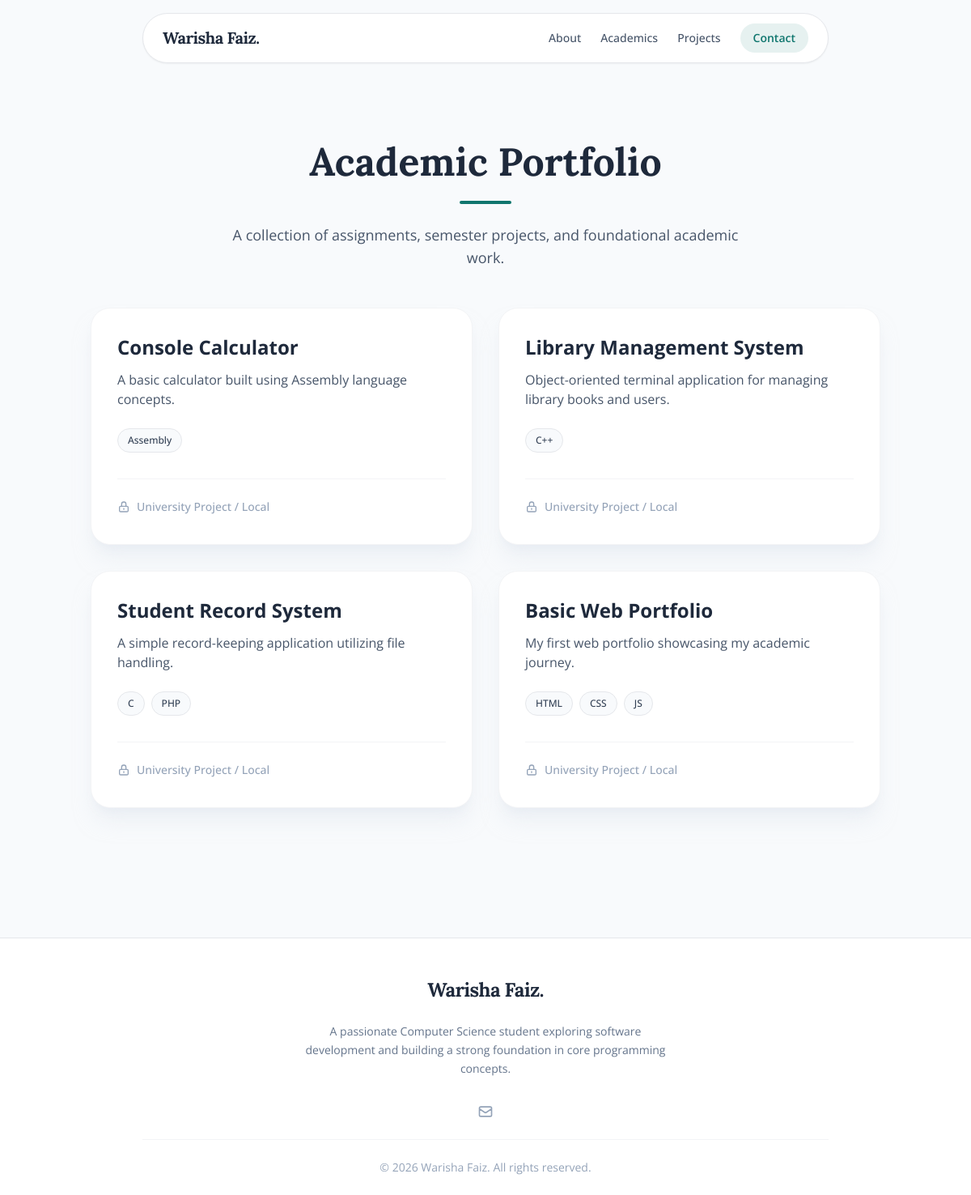
The app's page /portfolio with its own data.
### app/models.py (models this page shows)
class Project(db.Model):
    id = db.Column(db.Integer, primary_key=True)
    title = db.Column(db.String(100), nullable=False)
    description = db.Column(db.Text, nullable=False)
    stack = db.Column(db.String(200), nullable=False) # Comma separated
    live_url = db.Column(db.String(200), nullable=True)
    order = db.Column(db.Integer, default=0)

class SiteSettings(db.Model):
    id = db.Column(db.Integer, primary_key=True)
    name = db.Column(db.String(100), default='Warisha Faiz')
    role = db.Column(db.String(100), default='Computer Science Student')
    location = db.Column(db.String(100), default='Punjab Group of Colleges')
    about_text = db.Column(db.Text, default='A passionate 3rd-semester Computer Science student learning core programming concepts and exploring software development.')
    email = db.Column(db.String(120), default='warisha@placeholder.com')
    github_url = db.Column(db.String(200), default='')
    linkedin_url = db.Column(db.String(200), default='')
    whatsapp = db.Column(db.String(20), default='923277133082')

### app/routes_main.py (the view)
@main.route('/portfolio')
def portfolio():
    settings = SiteSettings.query.first()
    projects = Project.query.order_by(Project.order.asc()).all()
    return render_template('public/portfolio.html', settings=settings, projects=projects)

### app/templates/public/portfolio.html (shortened to what this page needs)
{% extends "base.html" %}
{% block content %}
<section class="space-y-12 pt-12">
    <div class="text-center space-y-6">
        <h1 class="text-5xl font-serif font-bold text-slate-800">Academic Portfolio</h1>
        <div class="w-16 h-1 bg-brand mx-auto rounded-full"></div>
        <p class="text-slate-600 max-w-2xl mx-auto text-lg">
            A collection of assignments, semester projects, and foundational academic work.
        </p>
    </div>
    <div class="grid md:grid-cols-2 gap-8">
        {% for project in projects %}
        <div class="p-8 rounded-3xl bg-white border border-gray-100 shadow-xl shadow-slate-200/50 hover:-translate-y-1 transition-transform group flex flex-col h-full">
            <h3 class="text-2xl font-bold text-slate-800 mb-3 group-hover:text-brand transition-colors">{{ project.title }}</h3>
            <p class="text-slate-600 mb-6 flex-1">{{ project.description }}</p>
            <div class="flex flex-wrap gap-2 mb-8">
                {% for tech in project.stack.split(',') %}
                <span class="px-3 py-1.5 rounded-full bg-slate-50 border border-gray-200 text-xs font-medium text-slate-700">{{ tech.strip() }}</span>
                {% endfor %}
            </div>
            <div class="mt-auto pt-6 border-t border-gray-100">
                {% if project.live_url %}
                <a href="{{ project.live_url }}" target="_blank" class="inline-flex items-center gap-2 text-sm font-semibold text-brand hover:text-teal-800 transition-colors">
                    View Project
                    <svg class="w-4 h-4" fill="none" stroke="currentColor" viewBox="0 0 24 24"><path stroke-linecap="round" stroke-linejoin="round" stroke-width="2" d="M14 5l7 7m0 0l-7 7m7-7H3"></path></svg>
                </a>
                {% else %}
                <span class="inline-flex items-center gap-2 text-sm font-medium text-slate-400">
                    <svg class="w-4 h-4" fill="none" stroke="currentColor" viewBox="0 0 24 24"><path stroke-linecap="round" stroke-linejoin="round" stroke-width="2" d="M12 15v2m-6 4h12a2 2 0 002-2v-6a2 2 0 00-2-2H6a2 2 0 00-2 2v6a2 2 0 002 2zm10-10V7a4 4 0 00-8 0v4h8z"></path></svg>
                    University Project / Local
                </span>
                {% endif %}
            </div>
        </div>
        {% endfor %}
    </div>
</section>
{% endblock %}

### app/templates/components/_footer.html
<footer class="border-t border-gray-200 bg-white pt-12 pb-6 mt-20">
    <div class="max-w-4xl mx-auto px-6 text-center space-y-6">
        <a href="{{ url_for('main.index') }}" class="text-2xl font-serif font-bold text-slate-800 tracking-tight">
            Warisha Faiz.
        </a>
        <p class="text-slate-500 text-sm max-w-md mx-auto leading-relaxed">
            A passionate Computer Science student exploring software development and building a strong foundation in core programming concepts.
        </p>
        <div class="flex items-center justify-center gap-6 pt-2">
            <a href="mailto:{{ settings.email }}" class="text-slate-400 hover:text-brand transition-colors">
                <svg class="w-5 h-5" fill="none" stroke="currentColor" viewBox="0 0 24 24"><path stroke-linecap="round" stroke-linejoin="round" stroke-width="2" d="M3 8l7.89 5.26a2 2 0 002.22 0L21 8M5 19h14a2 2 0 002-2V7a2 2 0 00-2-2H5a2 2 0 00-2 2v10a2 2 0 002 2z"></path></svg>
            </a>
        </div>
        <div class="border-t border-gray-100 pt-6 mt-6">
            <p class="text-slate-400 text-sm">&copy; 2026 {{ settings.name if settings else 'Warisha Faiz' }}. All rights reserved.</p>
        </div>
    </div>
</footer>

### app/templates/base.html (style rules this page uses)
body { background-color: #f8fafc; color: #334155; }

### records on screen
Project: title "Console Calculator", description "A basic calculator built using Assembly language concepts.", strip "Assembly", live_url "University Project / Local"
Project: title "Library Management System", description "Object-oriented terminal application for managing library books and users.", strip "C++", live_url "University Project / Local"
Project: title "Student Record System", description "A simple record-keeping application utilizing file handling.", strip "C" "PHP", live_url "University Project / Local"
Project: title "Basic Web Portfolio", description "My first web portfolio showcasing my academic journey.", strip "HTML" "CSS" "JS", live_url "University Project / Local"
SiteSettings: name "Warisha Faiz"
